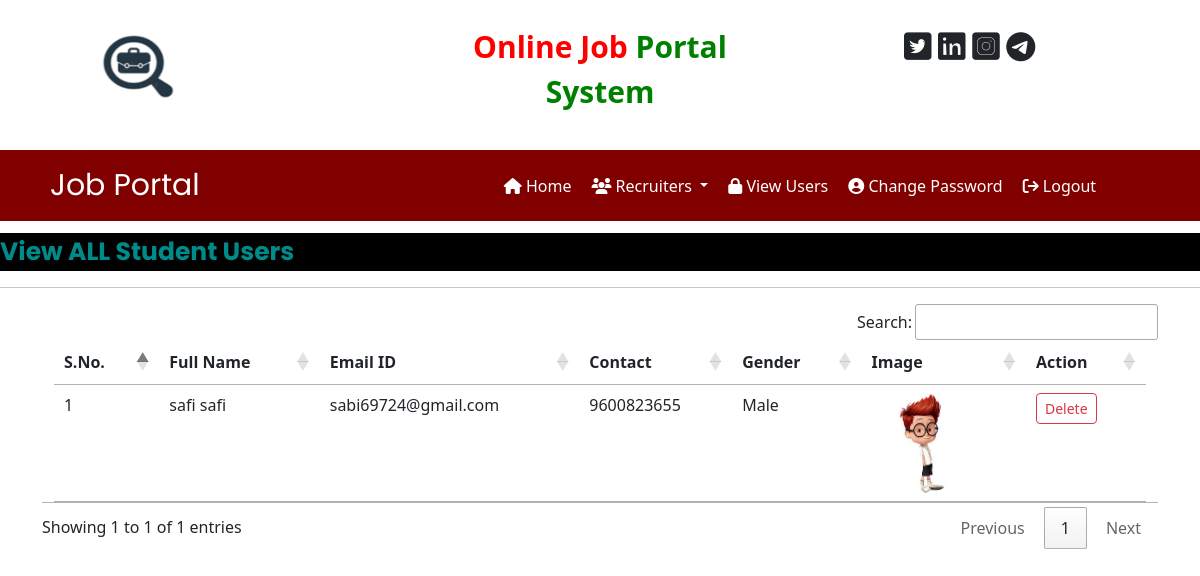
/view_users (signed in), run on the app's committed database.
### jobapp/models.py (models this page shows, shortened)
class StudentUser(models.Model):
    user = models.ForeignKey(User,on_delete=models.CASCADE)
    mobile = models.CharField(max_length=15,null=True)
    image = models.FileField(null=True)
    gender = models.CharField(max_length=10,null=True)
    type = models.CharField(max_length=15,null=True)

### jobapp/views.py (the view)
# urls.py: path('view_users',view_users,name='view_users'),
def view_users(request):
    if not request.user.is_authenticated:
        return redirect('admin_login')
    data = StudentUser.objects.all()
    d = {'data':data}
    return render(request,'view_users.html',d)

### jobapp/templates/view_users.html
{% load static %}
{% block content %}
{% include 'admin_navigation.html' %}
<marquee behavior="" direction="" style="font-family: Poppins,sans-serif;font-size: 25px;color: darkcyan;background-color: black;font-weight: bold;margin-top: 1%;">
    View ALL Student Users
</marquee>
<hr>
<div class="container">
<table class="table table-hover container" id="example">
    <thead>
        <tr style="background-color: #000080;color: white;">
            <th>S.No.</th>
            <th>Full Name</th>
            <th>Email ID</th>
            <th>Contact</th>
            <th>Gender</th>
            <th>Image</th>
            <th>Action</th>
        </tr>
    </thead>
    <tbody>
        {% for i in data %}
        <tr style="background-color: #DEB887;">
            <td>{{forloop.counter}}</td>
            <td>{{ i.user.first_name }} {{ i.user.last_name }}</td>
            <td>{{i.user.username}}</td>
            <td>{{i.mobile}}</td>
            <td>{{i.gender}}</td>
            <td><img src="{{i.image.url}}" style="width:100px;height:100px;border-radius: 50%;" ></td>
            <td><a href="{% url 'delete_user' i.user.id %}" class="btn btn-outline-danger btn-sm" onclick="return confirm('Are you sure?')">Delete</a></td>
        </tr>
        {% endfor %}
    </tbody>
</table>
</div>
{% endblock %}

### data on the page
StudentUser: user.first_name "safi", user.last_name "safi", user.username "sabi69724@gmail.com", mobile "9600823655", gender "Male", image (picture)
